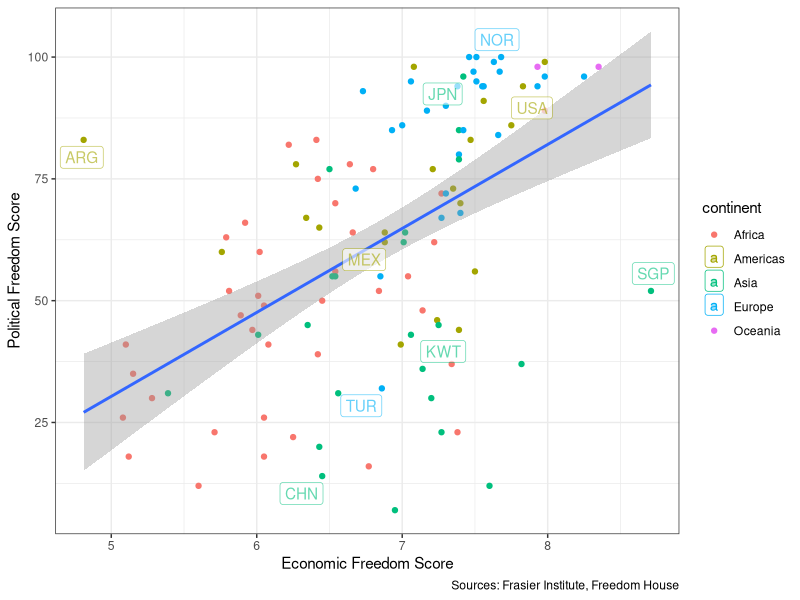
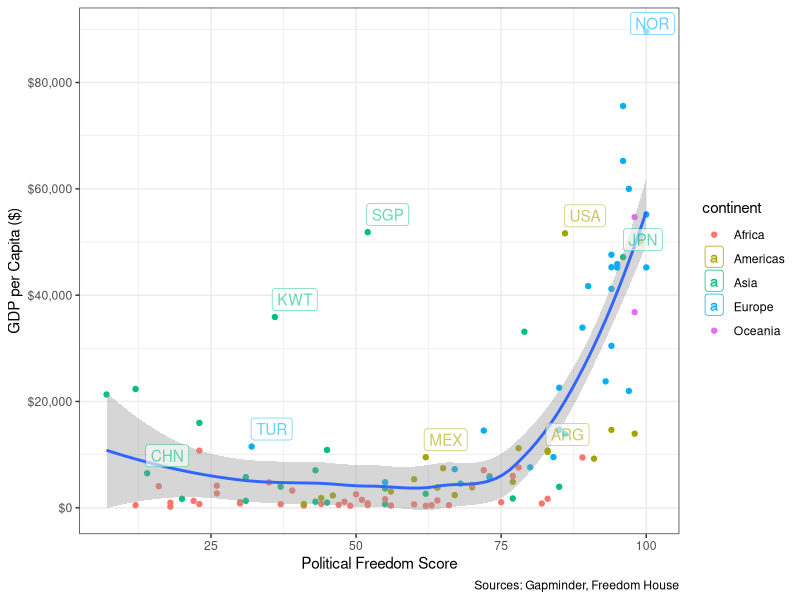

Reproduce these figures in R, in order.
## ---- chunk 1
options(htmltools.dir.version = FALSE)
knitr::opts_chunk$set(message=F,
                      warning=F,
                      echo=F)
## ---- chunk 2
library("tidyverse")
library("here")
library("ggrepel")
polfreedom<-read.csv(here("./static/data/freedomhouse2018.csv"))
econfreedom<-read.csv(here("./static/data/econfreedom.csv"))
## ---- chunk 3
polfreedom2<-polfreedom %>%
  select(Country.Territory, Total)

polfreedom2<-rename(polfreedom2,Country=Country.Territory)

# combine datasets
freedom<-left_join(econfreedom, polfreedom2, by="Country")

interest<-filter(freedom, ISO %in% c("ARG", "SGP", "NOR", "KWT", "MEX", "TUR", "CHN", "JPN", "USA"))

## ---- chunk 4
ggplot(data=freedom, aes(x=ef,y=Total))+
  geom_point(aes(color=continent))+
  geom_smooth(data=freedom,method="lm")+
  geom_label_repel(data=interest, aes(ef, Total, label=ISO,color=continent),alpha=0.6)+
  xlab("Economic Freedom Score")+ylab("Political Freedom Score")+theme_bw()+labs(caption="Sources: Frasier Institute, Freedom House")

## ---- chunk 5
ggplot(data=freedom, aes(x=Total,y=gdp))+
  geom_point(aes(color=continent))+
  geom_smooth()+
  geom_label_repel(data=interest, aes(Total, gdp, label=ISO, color=continent),alpha=0.6, nudge_x=1, nudge_y=1)+
  scale_y_continuous(name="GDP per Capita ($)", labels=scales::dollar, breaks=seq(0,100000,20000))+
  xlab("Political Freedom Score")+ylab("GDP per Capita")+labs(caption="Sources: Gapminder, Freedom House")+theme_bw()
